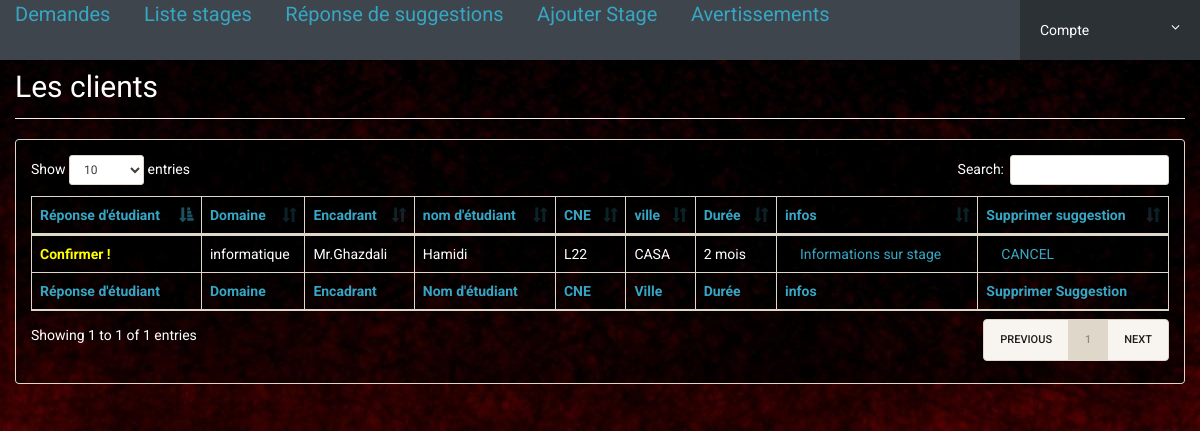
/avertir.php (signed in), run on the app's committed database.
### tables this page shows
CREATE TABLE IF NOT EXISTS `demandeliste` (
  `id` int(11) NOT NULL AUTO_INCREMENT,
  `cne` varchar(20) DEFAULT NULL,
  `status` int(11) DEFAULT NULL,
  `ville` varchar(50) DEFAULT NULL,
  `duree` varchar(50) DEFAULT NULL,
  `detail` text,
  `domaine` varchar(50) DEFAULT NULL,
  `nom` varchar(50) DEFAULT NULL,
  `prenom` varchar(50) DEFAULT NULL,
  `filliere` varchar(50) DEFAULT NULL,
  `annee` varchar(50) DEFAULT NULL,
  `accord` int(11) DEFAULT NULL,
  `choix` int(11) DEFAULT NULL,
  `stage_id` int(11) DEFAULT NULL,
  `confirmer` int(11) DEFAULT NULL,
  `refuser` int(11) DEFAULT '3',
  `avertir` int(11) DEFAULT NULL,
  `afficher` int(11) NOT NULL DEFAULT '0',
  `reponse_etd` int(11) NOT NULL DEFAULT '3',
  PRIMARY KEY (`id`)
);

CREATE TABLE IF NOT EXISTS `stage` (
  `num` int(40) NOT NULL AUTO_INCREMENT,
  `domaine` varchar(20) DEFAULT NULL,
  `entreprise` varchar(20) DEFAULT NULL,
  `info` text NOT NULL,
  `dispo` varchar(20) DEFAULT 'disponible',
  `type` varchar(20) DEFAULT NULL,
  `duree` varchar(50) NOT NULL,
  `ville` varchar(20) NOT NULL,
  `cne_etudiant` varchar(50) NOT NULL DEFAULT 'aucun',
  `id_encadrant` varchar(50) NOT NULL,
  `encadrant` varchar(50) NOT NULL,
  PRIMARY KEY (`num`)
);

### avertir.php (the view, shortened to what this page needs)
<?php
include('includes/config.php');
if(strlen($_SESSION['alogin'])==0)
	{
header('location:index.php');
}
else{
 ?>
<!doctype html>
<html lang="en" class="no-js">
<head>
	<link rel="stylesheet" href="css/font-awesome.min.css">
	<link rel="stylesheet" href="css/bootstrap.min.css">
	<link rel="stylesheet" href="css/dataTables.bootstrap.min.css">
	<link rel="stylesheet" href="css/bootstrap-social.css">
	<link rel="stylesheet" href="css/bootstrap-select.css">
	<link rel="stylesheet" href="css/fileinput.min.css">
	<link rel="stylesheet" href="css/awesome-bootstrap-checkbox.css">
	<link rel="stylesheet" href="css/style.css">
</head>
<body>
	<?php include('includes/header.php');?>
	<div class="ts-main-content">
		<div class="content-">
			<div class="container-fluid">
				<div class="row">
					<div class="col-md-12">
						<h2 class="page-title">Les clients</h2>
						<div class="panel panel-default">
							<div class="panel-body">
								<table id="zctb" class=" table table-striped table-bordered " cellspacing="0" width="100%">
									<thead>
									<tr>
										<th> Réponse d'étudiant</th>
										<th> Domaine</th>
										<th> Encadrant</th>
										<th> nom d'étudiant</th>
										<th> CNE</th>
										<th> ville</th>
										<th> Durée</th>
										<th> infos </th>
										<th> Supprimer suggestion </th>
										</tr>
									</thead>
									<tfoot>
										<tr>
										<th> Réponse d'étudiant</th>
										<th> Domaine</th>
										<th> Encadrant</th>
										<th> Nom d'étudiant</th>
										<th> CNE</th>
										<th> Ville</th>
										<th> Durée</th>
										<th> infos </th>
										<th> Supprimer Suggestion </th>
										</tr>
									</tfoot>
									<tbody>
									<?php $sql = "SELECT * from  demandeliste  JOIN stage on stage.num = demandeliste.stage_id where afficher = 1 ORDER by id DESC";
										$query = $pdo -> prepare($sql);
										$query->execute();
										$results=$query->fetchAll(PDO::FETCH_OBJ);
										if($query->rowCount() > 0)
										{
										foreach($results as $result)
										{				?>
										<tr>
											<?php }
											if ($result->refuser == 0) {?>
											<td style = "color : yellow;"><b> Confirmer !</td>
											<?php }
											if($result->refuser == 3){?>
											<td> <?php echo htmlentities($result->domaine);?></td>
											<td><?php echo htmlentities($result->encadrant);?></td>
											<td><?php echo htmlentities($result->nom);?></td>
											<td><?php echo htmlentities($result->cne) ;?></td>
											<td><?php echo htmlentities($result->ville);?></td>
											<td><?php echo htmlentities($result->duree);?></td>
											<td><a href="information.php?num=<?php echo $result->info;?>">Informations sur stage</a>
											<td><a href="dem_refuser.php?aid=<?php echo $result->num;?>">CANCEL</a>
										</tr>
										<?php  }} ?>
									</tbody>
								</table>
							</div>
						</div>
					</div>
				</div>
			</div>
		</div>
	</div>
</body>
</html>
<?php } ?>

### css/style.css (style rules this page uses)
html { font-size: 14px; }
@media only screen and (min-width: 480px) { html { font-size: 17px; } }
@media only screen and (min-width: 768px) { html { font-size: 14px; } }
body { font-size: 1em; }
a { color: #37a6c4; }
.panel { overflow: hidden; }
.page-title { padding-bottom: 15px; margin-bottom: 20px; border-bottom: 1px solid #f0f0f0; }

### avertir.php (style rules this page uses)
body { background-image: url("bg.jpg") ; }
.panel-body { background-image: url("bg.jpg") ; }
table { background-image: url("bg.jpg") ; color : white }
.table-striped>tbody>tr:nth-of-type(odd) { background-image: url("bg.jpg") ; }
th { color : #37a6c4; }
h2 { color : white; padding-top : 50px }
.row { color : white }

### includes/header.php (style rules this page uses)
a { padding-left: 15px; padding-right : 15px; }

### data on the page
demandeliste: refuser "Confirmer !", stage.domaine "informatique", stage.encadrant "Mr.Ghazdali", nom "Hamidi", cne "L22", stage.ville "CASA", stage.duree "2 mois"
